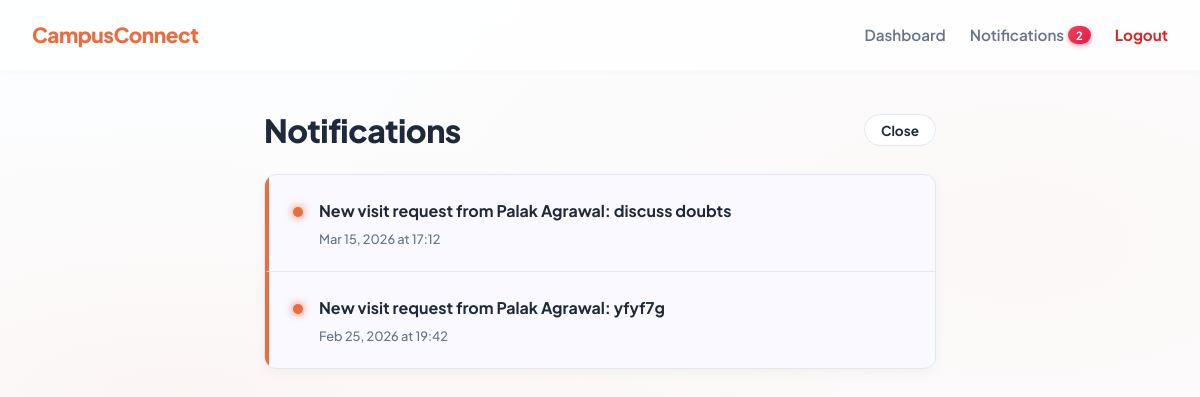
/notifications (signed in), run on the app's committed database.
### app.py (models this page shows, shortened)
class Notification(db.Model):
    id = db.Column(db.Integer, primary_key=True)
    user_id = db.Column(db.Integer, db.ForeignKey('user.id'), nullable=False)
    message = db.Column(db.String(300), nullable=False)
    is_read = db.Column(db.Boolean, default=False)
    created_at = db.Column(db.DateTime, default=lambda: datetime.now(timezone.utc))

### app.py (the view)
@app.route('/notifications')
@login_required
def notifications():
    notifs = db.session.query(Notification).filter_by(user_id=session['user_id']).order_by(Notification.created_at.desc()).all()
    for n in notifs:
        n.is_read = True
    db.session.commit()
    return render_template('notifications.html', notifs=notifs)

### app.py (called while the page is built)
def login_required(f):
    @wraps(f)
    def decorated(*args, **kwargs):
        if 'user_id' not in session:
            flash('Please log in to continue.', 'warning')
            return redirect(url_for('login'))
        return f(*args, **kwargs)
    return decorated

def get_unread_count(user_id):
    return db.session.query(Notification).filter_by(user_id=user_id, is_read=False).count()

### templates/notifications.html (shortened to what this page needs)
{% extends 'base.html' %}
{% block content %}
<div class="container" style="max-width:720px;margin-top:2.5rem;">
  <div style="display:flex;align-items:center;justify-content:space-between;margin-bottom:1.5rem;">
    <h1 style="margin:0;">Notifications</h1>
    <a href="{{ url_for('student_dashboard' if session.role == 'student' else 'faculty_dashboard') }}" class="btn btn-outline btn-sm" style="border-radius:20px;">
      Close
    </a>
  </div>
  <div class="card" style="padding:0;overflow:hidden;border:1px solid var(--border);">
    {% if notifs %}
      <div style="display:flex;flex-direction:column;">
      {% for n in notifs %}
      <div class="notif-item" style="padding:1.5rem;{% if not n.is_read %}background:rgba(79, 70, 229, 0.03);border-left:4px solid var(--primary);{% else %}border-left:4px solid transparent;{% endif %}">
        <div class="notif-dot {% if n.is_read %}read{% endif %}" style="margin-top:8px;"></div>
        <div style="flex:1;">
          <div style="font-size:1rem;font-weight:{% if n.is_read %}500{% else %}700{% endif %};color:var(--text-main);line-height:1.5;">{{ n.message }}</div>
          <div class="notif-meta" style="margin-top:0.5rem;display:flex;align-items:center;gap:0.4rem;">
            <span>{{ n.created_at.strftime('%b %d, %Y at %H:%M') }}</span>
          </div>
        </div>
      </div>
      {% endfor %}
      </div>
    {% endif %}
  </div>
</div>
{% endblock %}

### templates/base.html (style rules this page uses)
:root { --primary: #ea6c3f; --primary-hover: #d1562c; --primary-light: #feefe8; --success: #059669; --success-light: #d1fae5; --danger: #dc2626; --danger-light: #fee2e2; --warning: #eab308; --warning-light: #fef9c3; --bg-color: #fcfdfe; --card-bg: #ffffff; --card-border: #f1f5f9; --text-main: #1e293b; --text-muted: #64748b; --border: #e2e8f0; --radius: 12px; --shadow-sm: 0 2px 4px 0 rgba(0, 0, 0, 0.02); --shadow-md: 0 4px 12px rgba(0, 0, 0, 0.04); --shadow-lg: 0 10px 25px rgba(0, 0, 0, 0.06); --shadow-glow: 0 8px 16px rgba(234, 108, 63, 0.25); }
* { box-sizing: border-box; margin: 0; padding: 0; }
body { font-family: 'Plus Jakarta Sans', sans-serif; background-color: var(--bg-color); background-image: radial-gradient(ellipse at 15% 50%, rgba(234, 108, 63, 0.05), transparent 50%), radial-gradient(ellipse at 85% 30%, rgba(234, 108, 63, 0.04), transparent 50%); color: var(--text-main); min-height: 100vh; -webkit-font-smoothing: antialiased; }
.container { max-width: 1200px; margin: 2.5rem auto; padding: 0 1.5rem; animation: fadeIn 0.5s ease-out; }
h1 { font-size: 2rem; font-weight: 800; letter-spacing: -0.5px; margin-bottom: 0.5rem; color: var(--text-main); }
.card { background: var(--card-bg); backdrop-filter: blur(10px); -webkit-backdrop-filter: blur(10px); border: 1px solid var(--card-border); border-radius: var(--radius); padding: 1.75rem; box-shadow: var(--shadow-md); transition: transform 0.3s ease, box-shadow 0.3s ease; }
.btn { display: inline-flex; align-items: center; justify-content: center; gap: 0.5rem; padding: 0.65rem 1.6rem; border-radius: 30px; font-size: 0.95rem; font-weight: 700; text-decoration: none; border: none; cursor: pointer; transition: all 0.25s ease-out; }
.btn-outline { background: white; border: 1.5px solid var(--border); color: var(--text-main); }
.btn-sm { padding: 0.4rem 1rem; font-size: 0.85rem; }
.notif-item { padding: 1.25rem; border-bottom: 1px solid var(--border); display: flex; gap: 1rem; align-items: flex-start; transition: background 0.2s; }
.notif-item:last-child { border-bottom: none; }
.notif-dot { width: 10px; height: 10px; border-radius: 50%; background: var(--primary); flex-shrink: 0; margin-top: 6px; box-shadow: 0 0 8px var(--primary); }
.notif-meta { font-size: 0.8rem; color: var(--text-muted); font-weight: 500; margin-top: 4px; }

### data on the page
Notification: is_read False (drawn), message "New visit request from Palak Agrawal: discuss doubts", created_at "Mar 15, 2026 at 17:12"
Notification: is_read False (drawn), message "New visit request from Palak Agrawal: yfyf7g", created_at "Feb 25, 2026 at 19:42"

### other printed values
{{ unread }} "2"
